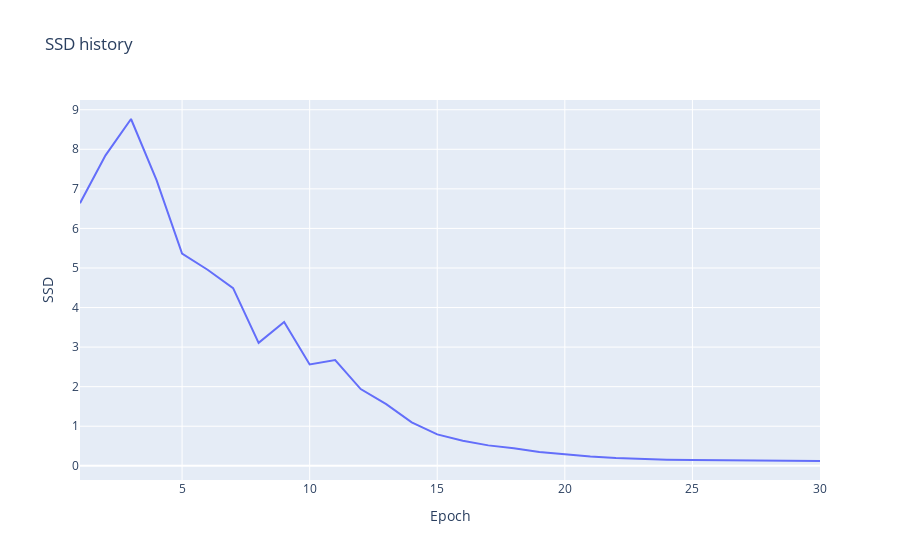

This figure's notebook cell:
### Code cell
som.plotSSD()

### Figure 1 — Plotly figure (JSON) as saved in the notebook; plotly's stock layout.template omitted (floating-point values rounded to 4 significant figures)
{"data": [{"mode": "lines", "name": "SSD", "type": "scatter", "x": [1, 2, 3, 4, 5, 6, 7, 8, 9, 10, 11, 12, 13, 14, 15, 16, 17, 18, 19, 20, 21, 22, 23, 24, 25, 26, 27, 28, 29, 30], "y": [6.637, 7.846, 8.766, 7.219, 5.366, 4.955, 4.492, 3.106, 3.637, 2.563, 2.674, 1.939, 1.557, 1.1, 0.7936, 0.632, 0.5161, 0.4449, 0.3471, 0.2808, 0.2331, 0.1962, 0.172, 0.1549, 0.1432, 0.1355, 0.1299, 0.1261, 0.1232, 0.1211, 0.1195]}], "layout": {"title": {"text": "SSD history"}, "xaxis": {"title": {"text": "Epoch"}}, "yaxis": {"title": {"text": "SSD"}}}}
